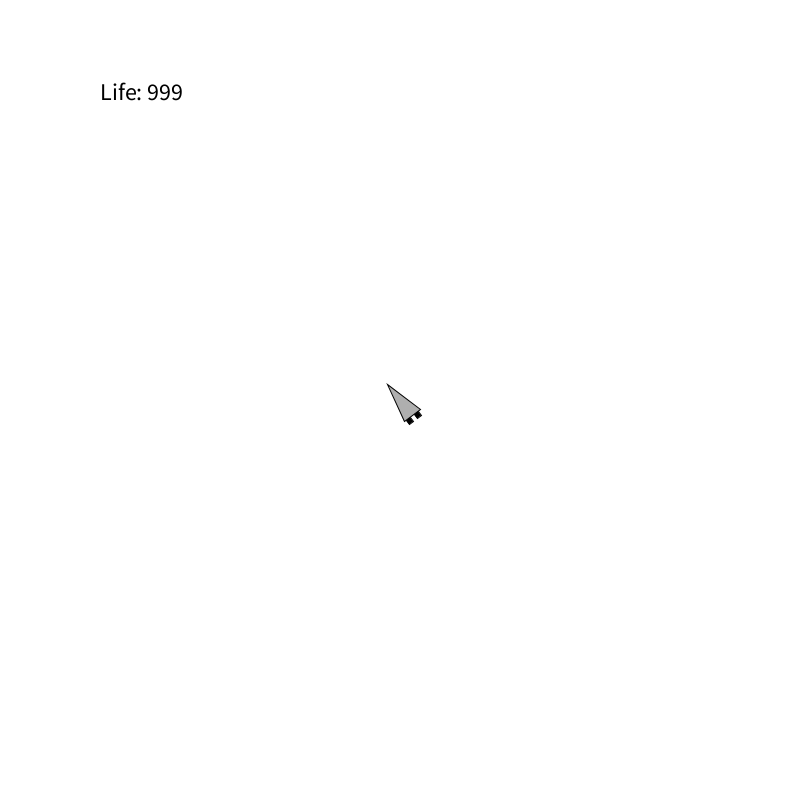
Frame 1 (no input)
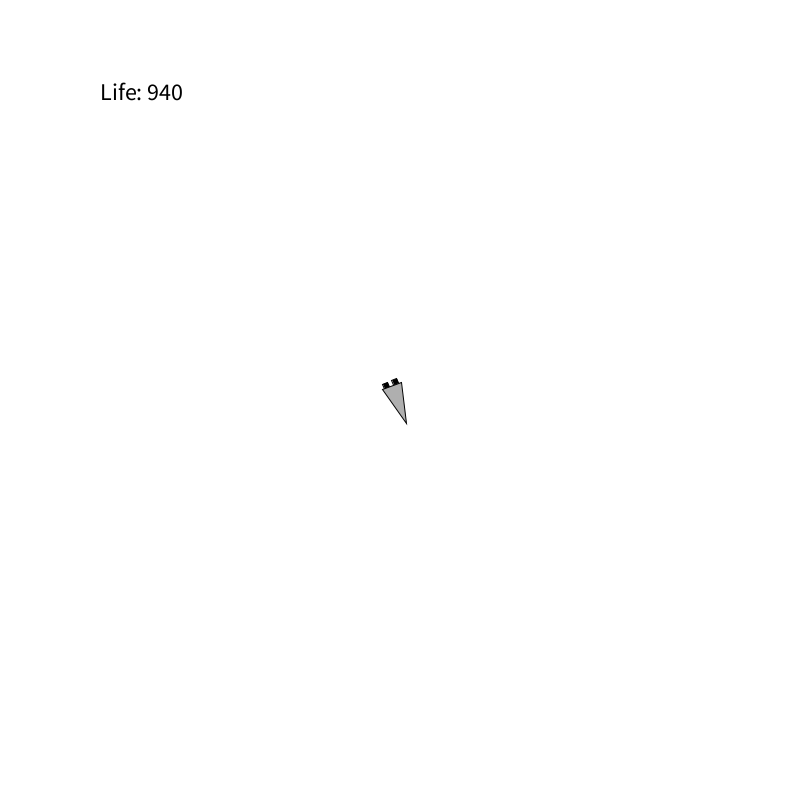
Frame 60 (the mouse pressed at the canvas centre just before this capture)
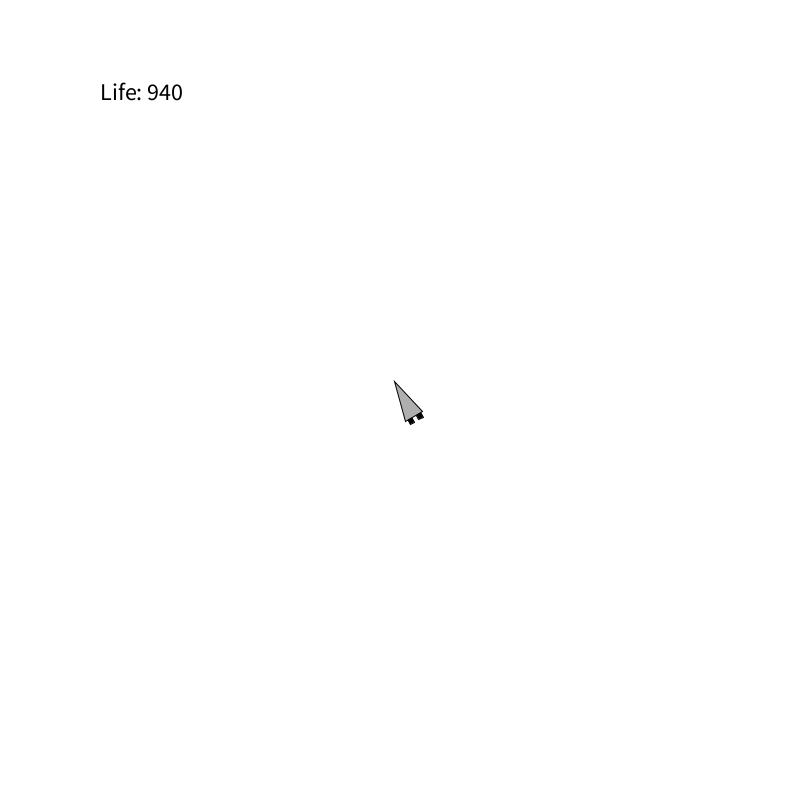
Frame 120 (the mouse held since frame 60 and released just before this capture)

The Processing sketch that drew these frames (run headless with seeded random() and noise(); from frame 60 on, the mouse is pressed at the canvas centre):

// Processing sketch: genetic02
// ── genetic02.pde
Coet c;

void setup(){
  size(800, 800);
  c = new Coet(new PVector(width/2, height/2));
}

void draw(){
  background(255);
  c.run();
  
  fill(0); textSize(24);
  text("Life: "+ (c.lifetime - c.geneCounter), 100, 100);
}

void mousePressed(){
  c = new Coet(new PVector(width/2, height/2));
}

// ── Coet.pde
class Coet {

  // Vectors física
  PVector pos, vel, acc;
  float maxforce = 0.05;

  // Mida
  float r;

  
  PVector[] genes;
  int geneCounter;
  int lifetime = 1000;

  //constructor
  Coet(PVector p) {
    this.acc = new PVector();
    this.vel = new PVector();
    this.pos = p.copy();
    this.r = 10;

    geneCounter = 0;
    genes = new PVector[lifetime];
    
    for (int i = 0; i < genes.length; i++) {
      float angle = random(TWO_PI);
      genes[i] = new PVector(cos(angle), sin(angle));
      genes[i].mult(random(0, maxforce));
    }
  }

  void run() {
    if(geneCounter<lifetime){
      applyForce(genes[geneCounter]);
      geneCounter++;
      update();
    }
    display();
  }

  void applyForce(PVector f) {
    acc.add(f);
  }

  void update() {
    vel.add(acc);
    pos.add(vel);
    acc.mult(0);
  }

  void display() {
    float theta = vel.heading2D() + PI/2;
    fill(200, 100);
    stroke(0);
    pushMatrix();
    translate(pos.x, pos.y);
    rotate(theta);

    // Thrusters
    rectMode(CENTER);
    fill(0);
    rect(-r/2, r*2, r/2, r);
    rect(r/2, r*2, r/2, r);

    // Rocket body
    fill(175);
    beginShape(TRIANGLES);
    vertex(0, -r*2);
    vertex(-r, r*2);
    vertex(r, r*2);
    endShape();

    popMatrix();
  }
}
